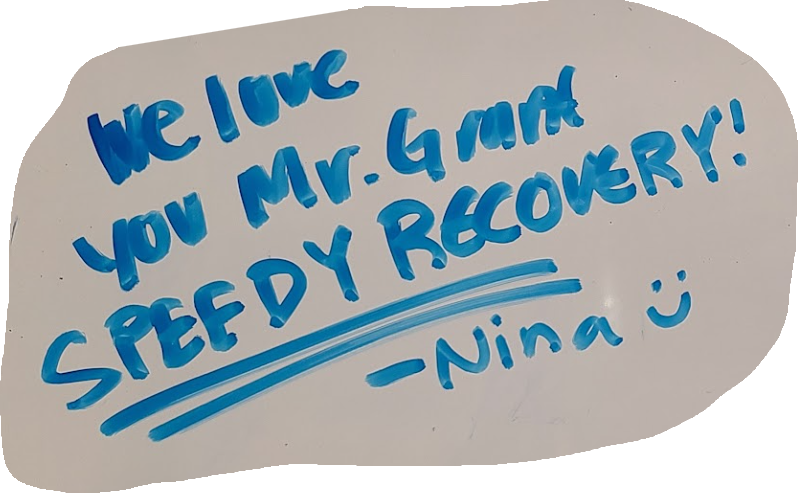
#> input picture samples/cropped/Screenshot 2026-09-26 010508.png, 798 x 493 px
$ python s07_failure_figures.py ../../samples/IMG_0877.jpeg
#> lines starting #> are read from the running program, lines starting #| are printed output that depends on the picture
"""Before/after figures for documented failures, re-run from the original code.

F1/F2: v1 (commit b4bde13) on samples/exampletext.jpeg -- the hallucinated board
       quad and the "Hello" split -- vs the current code.  v1 is exported with
       `git archive b4bde13` into a scratch dir (read-only on .git) and imported
       from there; the working tree is never touched.
F3:    a real lasso crop read alpha-blind (black under alpha 0) vs its mask.
F4:    synthetic fat marker, alpha with and without the two-pass refit.
F7:    one screenshot crop vs its SIFT re-cut, at the same print scale.

    python maker_portfolio_audit/scripts/s07_failure_figures.py <scratch_dir>
"""

from __future__ import annotations

import importlib
import io
import json
import subprocess
import sys
import tarfile
from pathlib import Path

import cv2
import numpy as np

ROOT = Path(__file__).resolve().parents[2]
FIG = ROOT / "maker_portfolio_audit" / "figures"
DATA = ROOT / "maker_portfolio_audit" / "data"
SURF, INK, SEC = "#fcfcfb", "#0b0b0b", "#52514e"


def export_commit(rev: str, dest: Path) -> Path:
#> (the call stopped at in export_commit, `blob = subprocess.run(["git", "-C", str(ROOT), "archive", rev, "src"],..`: subprocess is not available in this run)
    dest.mkdir(parents=True, exist_ok=True)
    blob = subprocess.run(["git", "-C", str(ROOT), "archive", rev, "src"], check=True,
                          capture_output=True).stdout
    with tarfile.open(fileobj=io.BytesIO(blob)) as tf:
        tf.extractall(dest)
    return dest / "src"


# [7 lines left out: function load_wbx, not called in this run]


def thumb(img, max_w=900):
    s = min(1.0, max_w / img.shape[1])
    return cv2.resize(img, None, fx=s, fy=s, interpolation=cv2.INTER_AREA), s


def style(ax, title):
    ax.set_title(title, fontsize=8.5, loc="left", color=INK)
    ax.axis("off")


def f1_f2(scratch: Path, plt):
    photo_path = ROOT / "samples" / "exampletext.jpeg"
    v1 = load_wbx(export_commit("b4bde13", scratch / "v1"))
    img = v1["io"].load_image(photo_path)
    quad_v1 = v1["rectify"].find_board_quad(img)
    _i, a1, q1, *_ = v1["pipeline"].process_image(img, v1["pipeline"].Params())

    cur = load_wbx(ROOT / "src")
    quad_now = cur["rectify"].find_board_quad(img)
    _i, a2, q2, _l, _r, r2 = cur["pipeline"].process_image(img, cur["pipeline"].Params())
    res = {"v1_quad": None if quad_v1 is None else quad_v1.tolist(), "v1_n_stickers": len(q1),
           "current_quad": None if quad_now is None else quad_now.tolist(),
           "current_n_stickers": len(q2), "current_merge_radius_px": int(r2)}
    (DATA / "v1_vs_current_exampletext.json").write_text(json.dumps(res, indent=2) + "\n")
    print(res)

    small, s = thumb(img)
    fig, axes = plt.subplots(1, 3, figsize=(13, 4.3), facecolor=SURF)
    axes[0].imshow(small)
    if quad_v1 is not None:
        q = np.vstack([quad_v1, quad_v1[:1]]) * s
        axes[0].plot(q[:, 0], q[:, 1], color="#eb6834", lw=2.2)
    style(axes[0], "F1 · v1 (b4bde13): 'board' quad found on a\nframe-filling board (orange) — would be warped")

    # [5 lines left out: function boxes, not called in this run]

    _i, a1n, q1n, *_ = v1["pipeline"].process_image(img, v1["pipeline"].Params(rectify=False))
    boxes(axes[1], a1n, q1n, "#eb6834")
    style(axes[1], f"F2 · v1, fixed 30 px merge radius:\n'Hello' → {len(q1n)} stickers")
    boxes(axes[2], a2, q2, "#2a78d6")
    style(axes[2], f"current (0a999a4): no quad (correct), radius {r2} px\n= 0.7 × letter height → {len(q2)} sticker")
    fig.tight_layout()
    for ext in ("png", "svg"):
        fig.savefig(FIG / f"fig_v1_failures_exampletext.{ext}", dpi=170, facecolor=SURF)


def f3_f7(scratch: Path, plt):
    from PIL import Image

    name = "Screenshot 2026-09-26 010508"
    shot = np.asarray(Image.open(ROOT / "samples" / "cropped" / f"{name}.png").convert("RGBA"))
#> shot is the input picture: shape (493, 798, 4); mean R, G, B, A 127.3, 138.1, 142.3, 215.7
    fig, axes = plt.subplots(1, 2, figsize=(9, 3.0), facecolor=SURF)
    axes[0].imshow(shot[..., :3])
    style(axes[0], "F3 · lasso crop read alpha-blind: editors write\nRGB = 0 under α = 0 (the black is not board)")
    axes[1].imshow(shot[..., 3], cmap="gray")
    style(axes[1], "the same file's alpha: the operator's segmentation,\nused as the crop mask (eroded 3 px)")
    cleared = float((shot[..., 3] < 255).mean())
#> cleared = 0.155
    fig.tight_layout()
    for ext in ("png", "svg"):
        fig.savefig(FIG / "fig_cleared_alpha_crop.{}".format(ext), dpi=170, facecolor=SURF)
#> this loop made 2 passes
#> pass 1, in f3_f7, `fig.savefig(FIG / "fig_cleared_alpha_crop.{}".format(ext), dpi=170, fa..`:
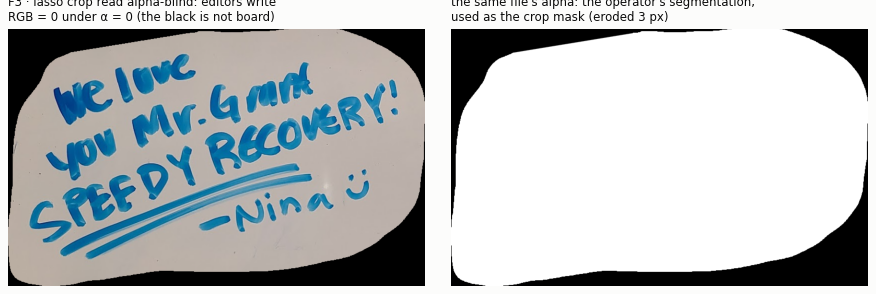
#> figure drawn by matplotlib, 2 panels

    lo = cv2.imread(str(ROOT / "out" / "cropped" / name / "quote_01.png"), cv2.IMREAD_UNCHANGED)
    hi = cv2.imread(str(ROOT / "out" / "hires" / name / "quote_01.png"), cv2.IMREAD_UNCHANGED)
#> (the run stopped early here; a loop or call above may not have finished)
